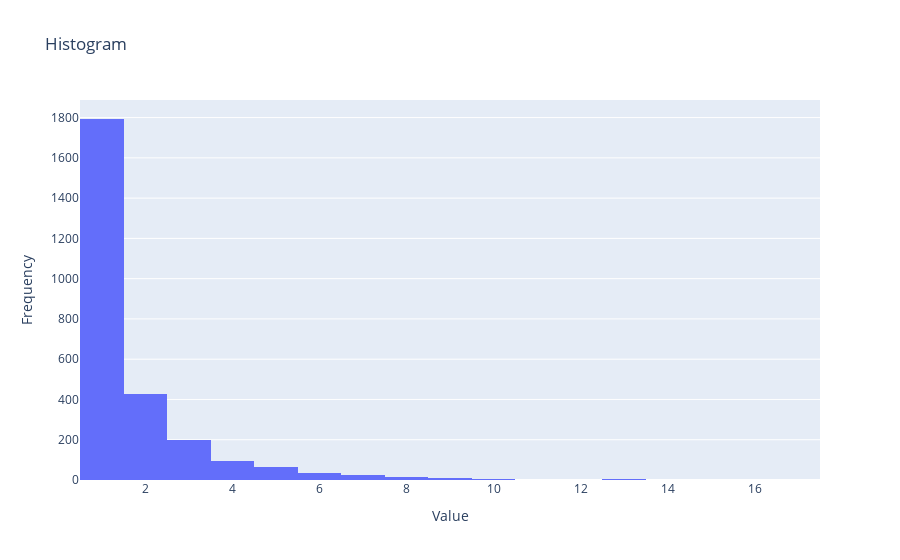

The notebook cell saved with this chart:
### Code cell
import plotly.graph_objects as go

# Sample data
data = duration_TV_shows

# Create histogram
fig = go.Figure(data=[go.Histogram(x=data)])

# Update layout
fig.update_layout(
    title="Histogram",
    xaxis_title="Value",
    yaxis_title="Frequency"
)

# Show plot
fig.show()

### Figure 1 — Plotly figure (JSON) as saved in the notebook; plotly's stock layout.template omitted (floating-point values rounded to 4 significant figures; data arrays with more than 128 entries replaced by an {"elided": "..."} marker saying what was removed)
{"data": [{"x": {"elided": "2676 int values"}, "type": "histogram"}], "layout": {"title": {"text": "Histogram"}, "xaxis": {"title": {"text": "Value"}}, "yaxis": {"title": {"text": "Frequency"}}}}
